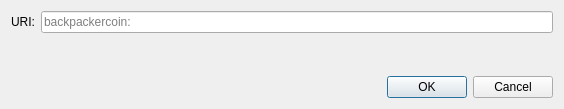
<?xml version="1.0" encoding="UTF-8"?>
<ui version="4.0">
 <class>OpenURIDialog</class>
 <widget class="QDialog" name="OpenURIDialog">
  <property name="geometry">
   <rect>
    <x>0</x>
    <y>0</y>
    <width>564</width>
    <height>109</height>
   </rect>
  </property>
  <property name="windowTitle">
   <string>Open Backpackercoin URI</string>
  </property>
  <layout class="QVBoxLayout" name="verticalLayout">
   <item>
    <layout class="QHBoxLayout" name="horizontalLayout">
     <item>
      <widget class="QLabel" name="label">
       <property name="text">
        <string>URI:</string>
       </property>
      </widget>
     </item>
     <item>
      <widget class="QValidatedLineEdit" name="uriEdit">
       <property name="placeholderText">
        <string notr="true">backpackercoin:</string>
       </property>
      </widget>
     </item>
    </layout>
   </item>
   <item>
    <spacer name="verticalSpacer">
     <property name="orientation">
      <enum>Qt::Vertical</enum>
     </property>
     <property name="sizeHint" stdset="0">
      <size>
       <width>20</width>
       <height>40</height>
      </size>
     </property>
    </spacer>
   </item>
   <item>
    <widget class="QDialogButtonBox" name="buttonBox">
     <property name="orientation">
      <enum>Qt::Horizontal</enum>
     </property>
     <property name="standardButtons">
      <set>QDialogButtonBox::Cancel|QDialogButtonBox::Ok</set>
     </property>
    </widget>
   </item>
  </layout>
 </widget>
 <customwidgets>
  <customwidget>
   <class>QValidatedLineEdit</class>
   <extends>QLineEdit</extends>
   <header>qt/qvalidatedlineedit.h</header>
  </customwidget>
 </customwidgets>
 <resources/>
 <connections>
  <connection>
   <sender>buttonBox</sender>
   <signal>accepted()</signal>
   <receiver>OpenURIDialog</receiver>
   <slot>accept()</slot>
   <hints>
    <hint type="sourcelabel">
     <x>248</x>
     <y>254</y>
    </hint>
    <hint type="destinationlabel">
     <x>157</x>
     <y>274</y>
    </hint>
   </hints>
  </connection>
  <connection>
   <sender>buttonBox</sender>
   <signal>rejected()</signal>
   <receiver>OpenURIDialog</receiver>
   <slot>reject()</slot>
   <hints>
    <hint type="sourcelabel">
     <x>316</x>
     <y>260</y>
    </hint>
    <hint type="destinationlabel">
     <x>286</x>
     <y>274</y>
    </hint>
   </hints>
  </connection>
 </connections>
</ui>
